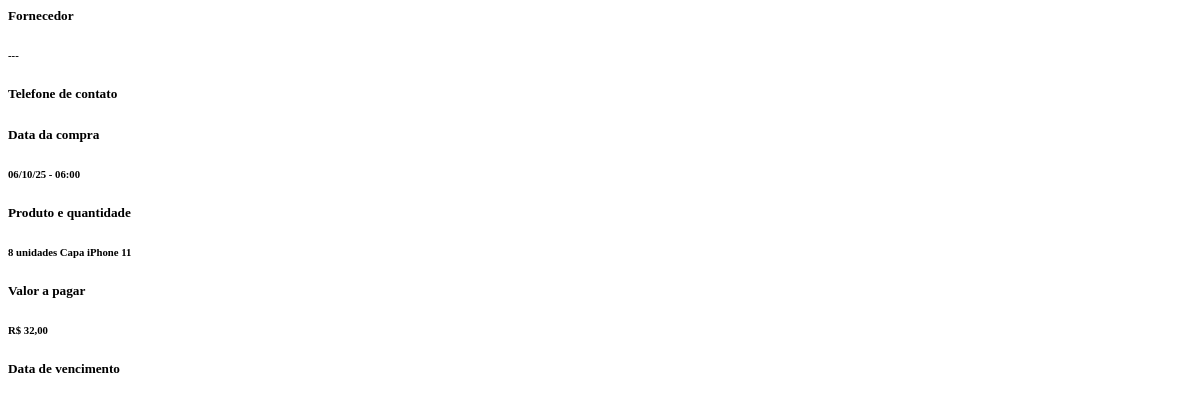
/detalhedespesaproduto/10/ (signed in), run on an earlier commit of the app's database.
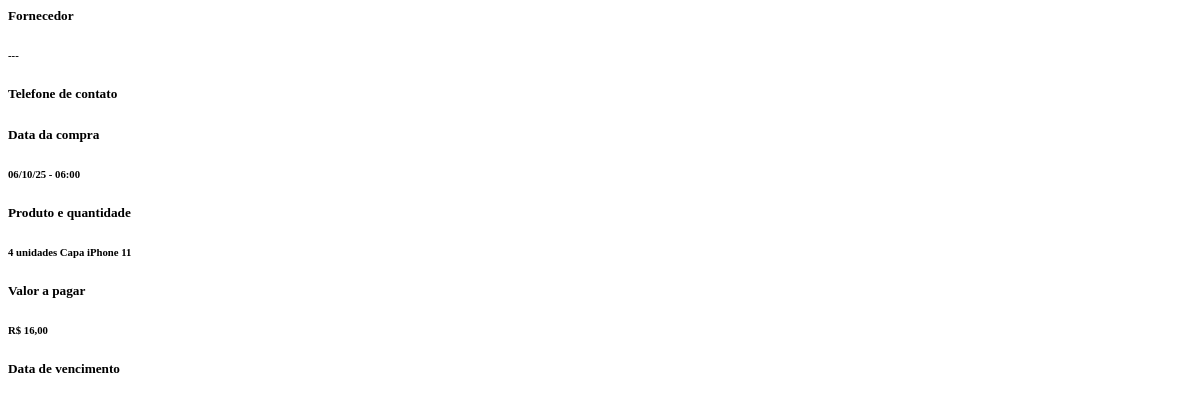
And on a later commit of the database.
### produto/models.py (models this page shows, shortened)
class Produto(models.Model):
    FONES = 'Fones'
    CAPAS = 'Capas'
    PELICULAS = 'Peliculas'
    ADAPTADORES = 'Adaptadores'
    CABOS = 'Cabos'
    CELULARES = 'Celulares'
    IPHONES = 'iPhones'
    CARREGADORES = 'Carregadores'
    FONTES = 'Fontes'
    DIVERSOS = 'Diversos'
    INFORMATICA = 'Informatica'
    CAIXA_SOM = 'Caixa de som'
    COPOS_GARRAFAS = 'Copos | Garrafas'
    RELOGIOS = 'Relogios'
    BRINQUEDOS = 'Brinquedos'
    PERFUMES = 'Perfumes'
    CATEGORIAS_PRODUTOS = [
        (FONES, 'Fones'),
        (CABOS, 'Cabos'),
        (CAPAS, 'Capas'),
        (PELICULAS, 'Peliculas'),
        (ADAPTADORES, 'Adaptadores'),
        (CELULARES, 'Celulares'),
        (IPHONES, 'iPhones'),
        (CARREGADORES, 'Carregadores'),
        (FONTES, 'Fontes'),
        (DIVERSOS, 'Diversos'),
        (INFORMATICA, 'Informatica'),
        (CAIXA_SOM, 'Caixa de som'),
        (COPOS_GARRAFAS, 'Copos | Garrafas'),
        (RELOGIOS, 'Relogios'),
        (BRINQUEDOS, 'Brinquedos'),
        (PERFUMES, 'Perfumes')
    ]
    PIX = 'Pix'
    CARTAO_CREDITO = 'Cartāo de credito'
    CARTAO_DEBITO = 'Cartāo de debito'
    DINHEIRO = 'Dinheiro'
    FIADO = 'Fiado a pagar'
    FORMA_PAGAMENTO = [
        (PIX, 'Pix'),
        (CARTAO_CREDITO, 'Cartāo de credito'),
        (CARTAO_DEBITO, 'Cartāo de debito'),
        (DINHEIRO, 'Dinheiro'),
        (FIADO, 'Fiado a pagar')
    ]
    usuario = models.ForeignKey(User, on_delete=models.PROTECT)
    data_criacao = models.DateTimeField(auto_now_add=True)
    data_edicao = models.DateTimeField(auto_now=True)
    nome_produto = models.CharField(max_length=99)
    categoria_produtos = models.CharField(max_length=20, choices=CATEGORIAS_PRODUTOS, null=True, blank=True)
    quantidade = models.IntegerField()
    codigo_de_barras = models.IntegerField(null=True, blank=True)
    preco_de_custo = models.DecimalField(max_digits=9, decimal_places=2)
    margem_de_lucro = models.DecimalField(max_digits=5, decimal_places=2, null=True, blank=True)
    preco = models.DecimalField(max_digits=9, decimal_places=2)
    forma_pagamento = models.CharField(choices=FORMA_PAGAMENTO, max_length=21, default=PIX)
    fornecedor = models.ForeignKey(Fornecedores, on_delete=models.CASCADE, null=True, blank=True)
    observacao = models.TextField(null=True, blank=True)
    data_vencimento = models.DateField(null=True, blank=True)
    qtd_parcela = models.IntegerField(null=True, blank=True)
    valor_entrada = models.DecimalField(max_digits=9, decimal_places=2, null=True, blank=True)
    def saldodespesa(self):
        return (self.preco_de_custo * self.quantidade) - self.valor_entrada

### despesa/views.py (the view)
# urls.py: path('detalhedespesaproduto/<int:pk>/', login_required(DetalheDespesaProduto.as_view()), name='detalhe-despesa-produto'),
class DetalheDespesaProduto(DetailView):
    model = Produto
    template_name = 'despesa/off-canvas/canvas-despesa-produto.html'

### despesa/templates/despesa/off-canvas/canvas-despesa-produto.html (shortened to what this page needs)
<h5>Fornecedor</h5>
<h6>{{ produto.fornecedor|default:'---' }}</h6>
<h5>Telefone de contato</h5>
<h5>Data da compra</h5>
<h6>{{ produto.data_criacao|date:'d/m/y - h:i' }}</h6>
<h5>Produto e quantidade</h5>
<h6>{{ produto.quantidade }} unidades {{ produto.nome_produto }}</h6>
<h5>Valor a pagar</h5>
<h6>R$ {{ produto.saldodespesa }}</h6>
<h5>Data de vencimento</h5>

What changed in the data, as far as the page shows it:
changed Produto "Capa iPhone 11": quantidade "8" → "4"; saldodespesa "32,00" → "16,00"
